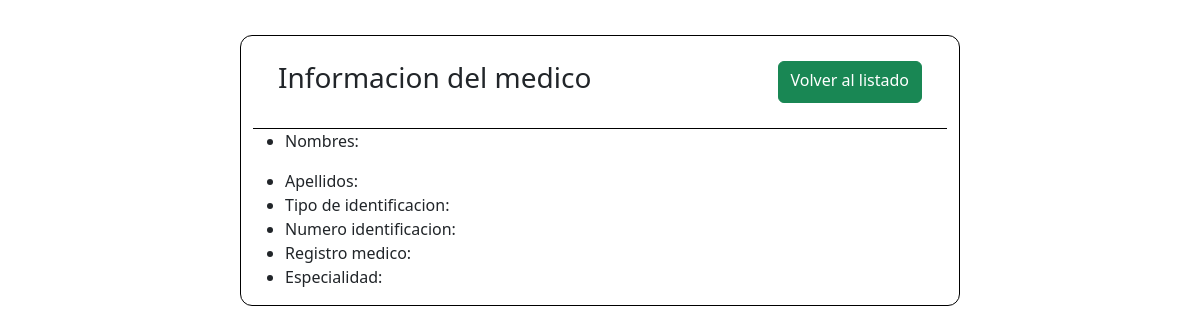
Page /medicos/7 on the earlier database version.
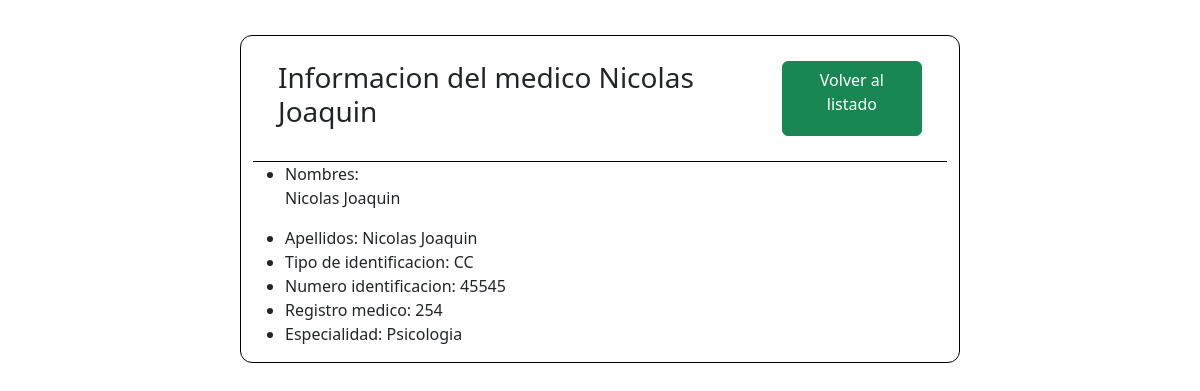
Same page on the later database version.
### app/models.py (models this page shows)
class Medico(db.Model):
    __tablename__='medicos'
    id = db.Column(db.Integer, primary_key = True )
    nombres = db.Column(db.String(120), nullable = True )
    apellidos = db.Column(db.String(120), nullable = True)
    tipo_identificacion = db.Column(db.String(4), nullable = True)
    numero_identificacion = db.Column(db.Integer)
    registro_medico = db.Column(db.Integer)
    especialidad = db.Column(db.String(50))
    citas = db.relationship("Cita" , backref = "medico" )

### app/routes.py (the view)
@app.route('/medicos/<int:id>')
def get_medico_by_id(id):
    medico = Medico.query.get(id)
    return render_template('medicos/medico.html', medicoId = medico)

### app/templates/medicos/medico.html (shortened to what this page needs)
<!DOCTYPE html>
<html lang="en">
<head>
    <link rel="stylesheet" href="https://cdn.jsdelivr.net/npm/bootstrap@5.3.3/dist/css/bootstrap.min.css">
</head>
<body>
    <section class="container sectionInfoId">
    <div class="navInfoId">
        <h3>Informacion del medico <span>{{ medicoId.nombres }}</span></h3>
        <a  class="btn btn-success" href="http://127.0.0.1:5000/medicos">Volver al listado</a>
    </div>
    <ul class="">
        <li><span>Nombres:</span><p>{{medicoId.nombres}}</p> </li>
        <li><span>Apellidos:</span> {{medicoId.nombres}}</li>
        <li><span>Tipo de identificacion:</span> {{medicoId.tipo_identificacion}}</li>
        <li><span>Numero identificacion:</span> {{medicoId.numero_identificacion}}</li>
        <li><span>Registro medico:</span> {{medicoId.registro_medico}}</li>
        <li><span>Especialidad:</span> {{medicoId.especialidad}}</li>
    </ul>
</section>
</body>
</html>

Differences in the rows shown:
added Medico: nombres "Nicolas Joaquin", tipo_identificacion "CC", numero_identificacion "45545", registro_medico "254", especialidad "Psicologia"
